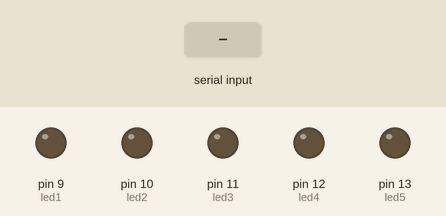
A sketch run on a simulated Arduino Uno, built with avr-gcc and run on an emulated ATmega328P. On the bench: output pins drawn as LEDs (lit = HIGH). Inputs (shaded band) come from the test bench.

Above: at 1.2 s.
1.3 s: "Hydrangea\n" received over Serial
At 2.5 s:
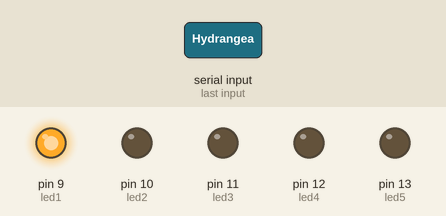
2.8 s: "Strelizia Reginae\n" received over Serial
At 4.0 s:
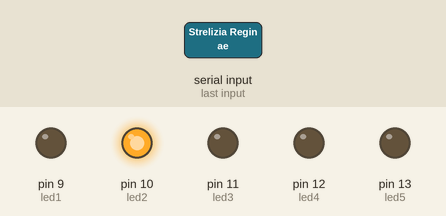
4.3 s: "Sunflower\n" received over Serial
At 4.9 s:
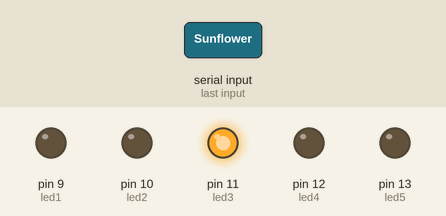
5.8 s: "Fern\n" received over Serial
At 7.0 s:
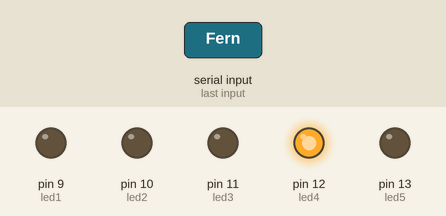
7.3 s: "Orchid\n" received over Serial
At 8.3 s:
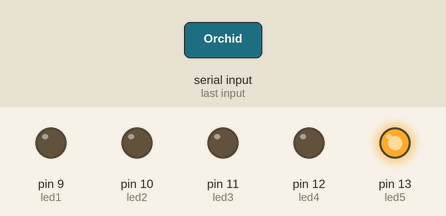
Timing chart, 0 to 9.8 s (numbered marks = the images above; inputs shaded):
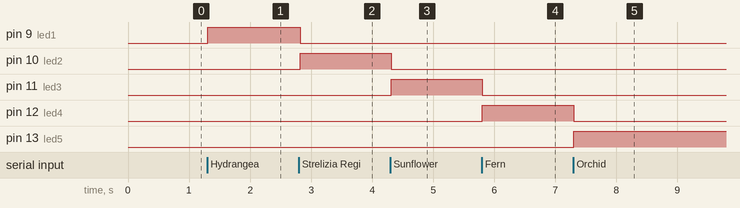

Measured:
- after the input at 1.3 s, pin 9 (led1): LOW → HIGH at once
- after the input at 2.8 s, pin 9 (led1): HIGH → LOW at once; pin 10 (led2): LOW → HIGH at once
- after the input at 4.3 s, pin 10 (led2): HIGH → LOW at once; pin 11 (led3): LOW → HIGH at once
- after the input at 5.8 s, pin 11 (led3): HIGH → LOW at once; pin 12 (led4): LOW → HIGH at once
- after the input at 7.3 s, pin 12 (led4): HIGH → LOW at once; pin 13 (led5): LOW → HIGH at once

The sketch:

final413.ino
```cpp
const int led1 = 9;  // Pin for Hydrangea LED
const int led2 = 10; // Pin for Strelizia Reginae LED
const int led3 = 11; // Pin for Sunflower LED
const int led4 = 12; // Pin for Fern LED
const int led5 = 13; // Pin for Orchid LED

void setup() {
    pinMode(led1, OUTPUT);
    pinMode(led2, OUTPUT);
    pinMode(led3, OUTPUT);
    pinMode(led4, OUTPUT);
    pinMode(led5, OUTPUT);
    Serial.begin(9600); // Start serial communication
}

void loop() {
    if (Serial.available()) {
        String command = Serial.readStringUntil('\n');

        // Turn all LEDs off initially
        digitalWrite(led1, LOW);
        digitalWrite(led2, LOW);
        digitalWrite(led3, LOW);
        digitalWrite(led4, LOW);
        digitalWrite(led5, LOW);

        if (command == "Hydrangea") {
            digitalWrite(led1, HIGH);
        } else if (command == "Strelizia Reginae") {
            digitalWrite(led2, HIGH);
        } else if (command == "Sunflower") {
            digitalWrite(led3, HIGH);
        } else if (command == "Fern") {
            digitalWrite(led4, HIGH);
        } else if (command == "Orchid") {
            digitalWrite(led5, HIGH);
        }
    }
}
```
